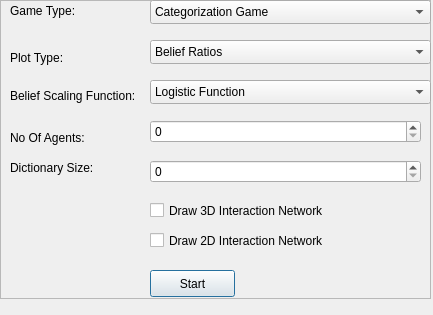
<?xml version="1.0" encoding="UTF-8"?>
<ui version="4.0">
 <class>Dialog</class>
 <widget class="QDialog" name="Dialog">
  <property name="geometry">
   <rect>
    <x>0</x>
    <y>0</y>
    <width>433</width>
    <height>315</height>
   </rect>
  </property>
  <property name="windowTitle">
   <string>Dialog</string>
  </property>
  <widget class="QFrame" name="frame">
   <property name="geometry">
    <rect>
     <x>0</x>
     <y>0</y>
     <width>431</width>
     <height>299</height>
    </rect>
   </property>
   <property name="frameShape">
    <enum>QFrame::StyledPanel</enum>
   </property>
   <property name="frameShadow">
    <enum>QFrame::Raised</enum>
   </property>
   <widget class="QLabel" name="label">
    <property name="geometry">
     <rect>
      <x>10</x>
      <y>0</y>
      <width>111</width>
      <height>21</height>
     </rect>
    </property>
    <property name="text">
     <string>Game Type:</string>
    </property>
   </widget>
   <widget class="QComboBox" name="cmbGameType">
    <property name="geometry">
     <rect>
      <x>150</x>
      <y>0</y>
      <width>281</width>
      <height>24</height>
     </rect>
    </property>
    <item>
     <property name="text">
      <string>Categorization Game</string>
     </property>
    </item>
    <item>
     <property name="text">
      <string>Categorization Game with Confidence Rated Belief Updates</string>
     </property>
    </item>
    <item>
     <property name="text">
      <string>Classical Naming Game</string>
     </property>
    </item>
   </widget>
   <widget class="QLabel" name="label_2">
    <property name="geometry">
     <rect>
      <x>10</x>
      <y>130</y>
      <width>91</width>
      <height>16</height>
     </rect>
    </property>
    <property name="text">
     <string>No Of Agents:</string>
    </property>
   </widget>
   <widget class="QLabel" name="label_3">
    <property name="geometry">
     <rect>
      <x>10</x>
      <y>50</y>
      <width>91</width>
      <height>16</height>
     </rect>
    </property>
    <property name="text">
     <string>Plot Type:</string>
    </property>
   </widget>
   <widget class="QComboBox" name="cmbPlot">
    <property name="geometry">
     <rect>
      <x>150</x>
      <y>40</y>
      <width>281</width>
      <height>24</height>
     </rect>
    </property>
    <item>
     <property name="text">
      <string>Belief Ratios</string>
     </property>
    </item>
    <item>
     <property name="text">
      <string>No Of Categories</string>
     </property>
    </item>
    <item>
     <property name="text">
      <string>No Of Successes vs No Of Fails</string>
     </property>
    </item>
    <item>
     <property name="text">
      <string>Success Rates</string>
     </property>
    </item>
   </widget>
   <widget class="QSpinBox" name="spBNoOfAgents">
    <property name="geometry">
     <rect>
      <x>150</x>
      <y>120</y>
      <width>271</width>
      <height>23</height>
     </rect>
    </property>
   </widget>
   <widget class="QLabel" name="label_4">
    <property name="geometry">
     <rect>
      <x>10</x>
      <y>86</y>
      <width>131</width>
      <height>20</height>
     </rect>
    </property>
    <property name="text">
     <string>Belief Scaling Function:</string>
    </property>
   </widget>
   <widget class="QComboBox" name="cmbBelief">
    <property name="geometry">
     <rect>
      <x>150</x>
      <y>80</y>
      <width>281</width>
      <height>24</height>
     </rect>
    </property>
    <item>
     <property name="text">
      <string>Logistic Function</string>
     </property>
    </item>
    <item>
     <property name="text">
      <string>Tanh Function</string>
     </property>
    </item>
   </widget>
   <widget class="QLabel" name="label_5">
    <property name="geometry">
     <rect>
      <x>10</x>
      <y>160</y>
      <width>111</width>
      <height>16</height>
     </rect>
    </property>
    <property name="text">
     <string>Dictionary Size:</string>
    </property>
   </widget>
   <widget class="QSpinBox" name="spBDictSize">
    <property name="geometry">
     <rect>
      <x>150</x>
      <y>160</y>
      <width>271</width>
      <height>23</height>
     </rect>
    </property>
   </widget>
   <widget class="QCheckBox" name="chkDraw3D">
    <property name="geometry">
     <rect>
      <x>150</x>
      <y>200</y>
      <width>181</width>
      <height>21</height>
     </rect>
    </property>
    <property name="text">
     <string>Draw 3D Interaction Network</string>
    </property>
   </widget>
   <widget class="QPushButton" name="btnStart">
    <property name="geometry">
     <rect>
      <x>150</x>
      <y>270</y>
      <width>85</width>
      <height>27</height>
     </rect>
    </property>
    <property name="text">
     <string>Start</string>
    </property>
   </widget>
   <widget class="QCheckBox" name="chkDraw2D">
    <property name="geometry">
     <rect>
      <x>150</x>
      <y>230</y>
      <width>181</width>
      <height>21</height>
     </rect>
    </property>
    <property name="text">
     <string>Draw 2D Interaction Network</string>
    </property>
   </widget>
  </widget>
 </widget>
 <resources/>
 <connections/>
</ui>
